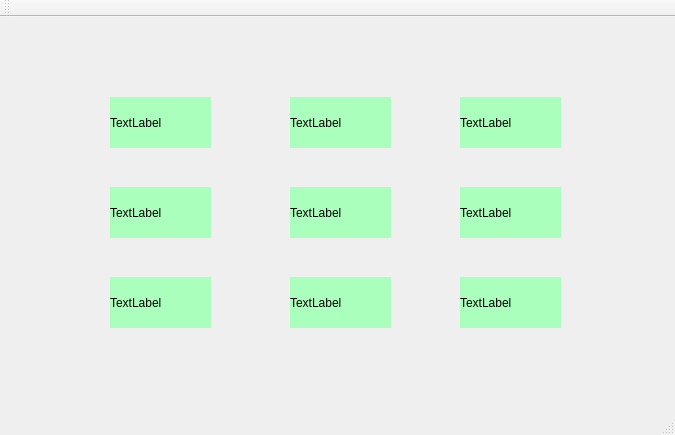
<?xml version="1.0" encoding="UTF-8"?>
<ui version="4.0">
 <class>MainWindow</class>
 <widget class="QMainWindow" name="MainWindow">
  <property name="geometry">
   <rect>
    <x>0</x>
    <y>0</y>
    <width>675</width>
    <height>435</height>
   </rect>
  </property>
  <property name="windowTitle">
   <string>MainWindow</string>
  </property>
  <widget class="QWidget" name="centralWidget">
   <widget class="QLabel" name="label_1">
    <property name="geometry">
     <rect>
      <x>110</x>
      <y>80</y>
      <width>101</width>
      <height>51</height>
     </rect>
    </property>
    <property name="styleSheet">
     <string notr="true">background-color: rgb(171, 255, 188);</string>
    </property>
    <property name="text">
     <string>TextLabel</string>
    </property>
   </widget>
   <widget class="QLabel" name="label_2">
    <property name="geometry">
     <rect>
      <x>290</x>
      <y>80</y>
      <width>101</width>
      <height>51</height>
     </rect>
    </property>
    <property name="styleSheet">
     <string notr="true">background-color: rgb(171, 255, 188);</string>
    </property>
    <property name="text">
     <string>TextLabel</string>
    </property>
   </widget>
   <widget class="QLabel" name="label_3">
    <property name="geometry">
     <rect>
      <x>460</x>
      <y>80</y>
      <width>101</width>
      <height>51</height>
     </rect>
    </property>
    <property name="styleSheet">
     <string notr="true">background-color: rgb(171, 255, 188);</string>
    </property>
    <property name="text">
     <string>TextLabel</string>
    </property>
   </widget>
   <widget class="QLabel" name="label_4">
    <property name="geometry">
     <rect>
      <x>460</x>
      <y>170</y>
      <width>101</width>
      <height>51</height>
     </rect>
    </property>
    <property name="styleSheet">
     <string notr="true">background-color: rgb(171, 255, 188);</string>
    </property>
    <property name="text">
     <string>TextLabel</string>
    </property>
   </widget>
   <widget class="QLabel" name="label_5">
    <property name="geometry">
     <rect>
      <x>290</x>
      <y>170</y>
      <width>101</width>
      <height>51</height>
     </rect>
    </property>
    <property name="styleSheet">
     <string notr="true">background-color: rgb(171, 255, 188);</string>
    </property>
    <property name="text">
     <string>TextLabel</string>
    </property>
   </widget>
   <widget class="QLabel" name="label_6">
    <property name="geometry">
     <rect>
      <x>110</x>
      <y>170</y>
      <width>101</width>
      <height>51</height>
     </rect>
    </property>
    <property name="styleSheet">
     <string notr="true">background-color: rgb(171, 255, 188);</string>
    </property>
    <property name="text">
     <string>TextLabel</string>
    </property>
   </widget>
   <widget class="QLabel" name="label_7">
    <property name="geometry">
     <rect>
      <x>110</x>
      <y>260</y>
      <width>101</width>
      <height>51</height>
     </rect>
    </property>
    <property name="styleSheet">
     <string notr="true">background-color: rgb(171, 255, 188);</string>
    </property>
    <property name="text">
     <string>TextLabel</string>
    </property>
   </widget>
   <widget class="QLabel" name="label_8">
    <property name="geometry">
     <rect>
      <x>290</x>
      <y>260</y>
      <width>101</width>
      <height>51</height>
     </rect>
    </property>
    <property name="styleSheet">
     <string notr="true">background-color: rgb(171, 255, 188);</string>
    </property>
    <property name="text">
     <string>TextLabel</string>
    </property>
   </widget>
   <widget class="QLabel" name="label_9">
    <property name="geometry">
     <rect>
      <x>460</x>
      <y>260</y>
      <width>101</width>
      <height>51</height>
     </rect>
    </property>
    <property name="styleSheet">
     <string notr="true">background-color: rgb(171, 255, 188);</string>
    </property>
    <property name="text">
     <string>TextLabel</string>
    </property>
   </widget>
  </widget>
  <widget class="QMenuBar" name="menuBar">
   <property name="geometry">
    <rect>
     <x>0</x>
     <y>0</y>
     <width>675</width>
     <height>21</height>
    </rect>
   </property>
  </widget>
  <widget class="QToolBar" name="mainToolBar">
   <attribute name="toolBarArea">
    <enum>TopToolBarArea</enum>
   </attribute>
   <attribute name="toolBarBreak">
    <bool>false</bool>
   </attribute>
  </widget>
  <widget class="QStatusBar" name="statusBar"/>
 </widget>
 <layoutdefault spacing="6" margin="11"/>
 <resources/>
 <connections/>
</ui>
